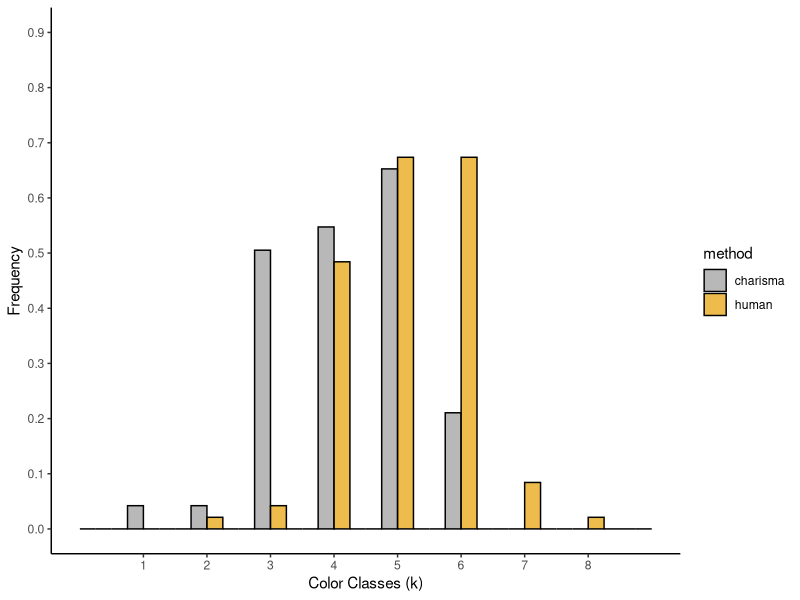
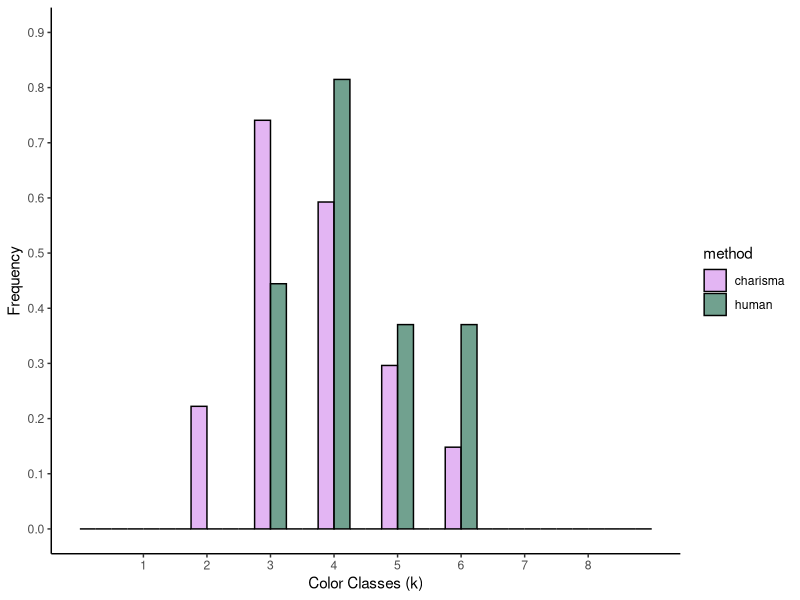
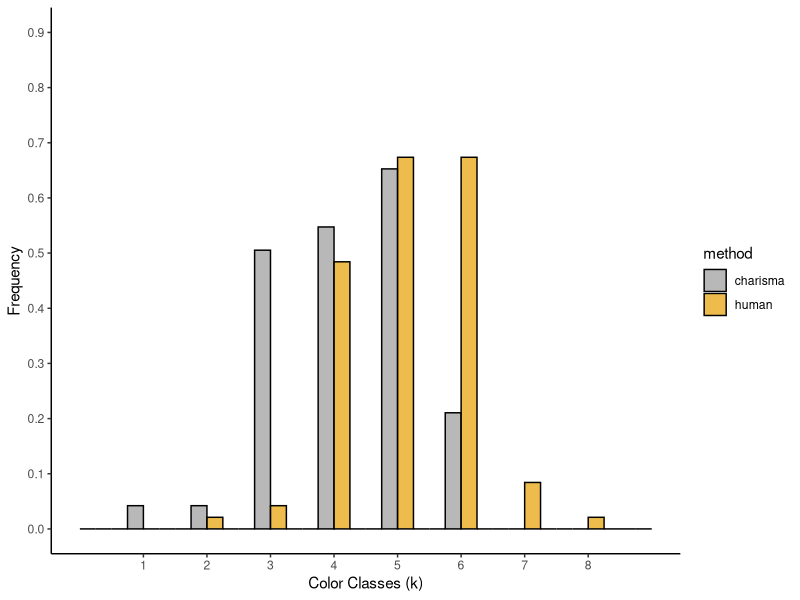
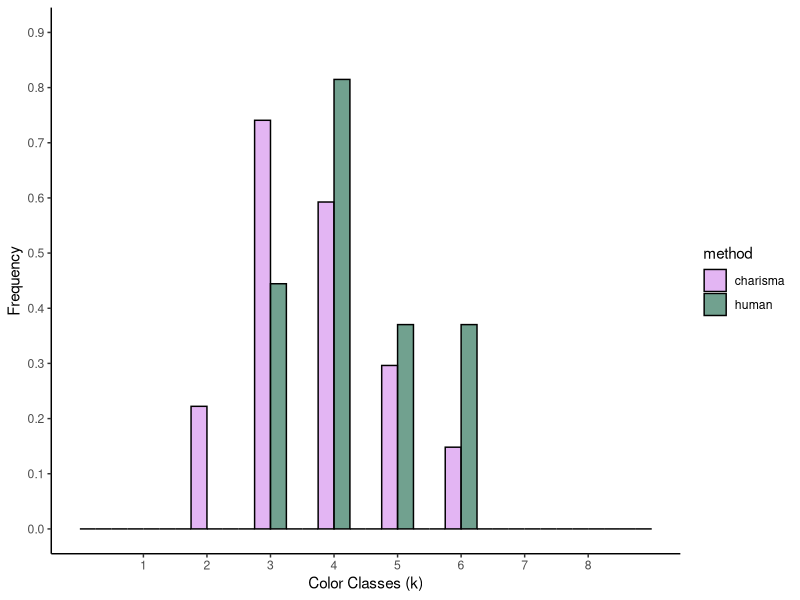
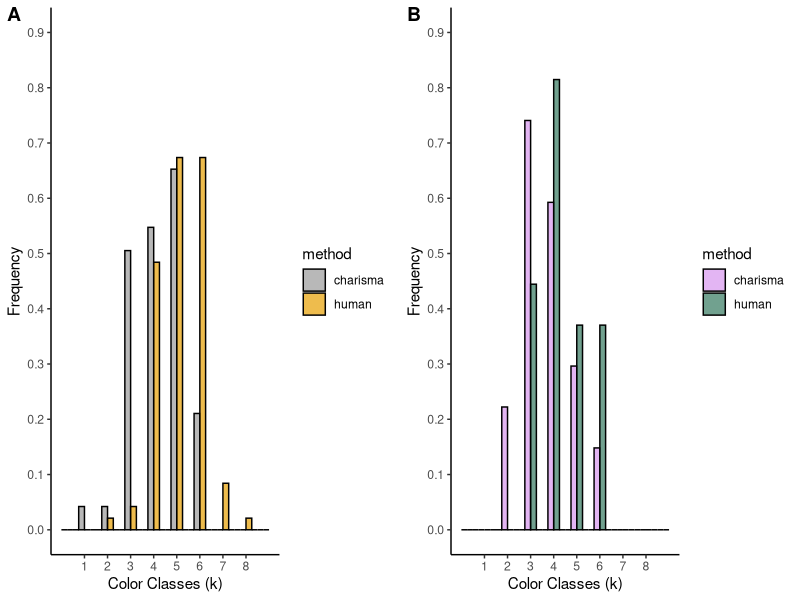

The R source for these figures, in order:
## setup
wd <- "~/Dropbox/School/UCLA MS Biology/Coursework/EEB C202/eeb_c202_final_project"
setwd(wd)

library(tidyverse)
library(ggpubr)

## load in data
fish <- read.csv("datasets/chaets_all_cleaned.csv", header = T, sep = ",")
birds <- read.csv("datasets/tanager_all_cleaned.csv", header = T, sep = ",")

glimpse(fish)
glimpse(birds)

## visualize
### https://stackoverflow.com/questions/6957549/overlaying-histograms-with-ggplot2-in-r
plot_multi_histogram <- function(df, feature, label_column, x_lab, color_pal) {
  plt <- ggplot(df, aes(x=eval(parse(text=feature)), fill=eval(parse(text=label_column)))) +
    geom_histogram(alpha=0.7, position="dodge", aes(y = ..density..), color="black", binwidth = .5) +
    #geom_density(alpha=0.7) +
    #geom_vline(aes(xintercept=mean(eval(parse(text=feature)))), color="black", linetype="dashed", size=1) +
    #labs(x=feature, y = "Frequency") +
    labs(x=x_lab, y = "Frequency") +
    scale_color_manual(values=color_pal) +
    scale_fill_manual(values=color_pal) +
    scale_x_continuous(breaks = seq(1, 8, by = 1), limits = c(0,9)) +
    scale_y_continuous(breaks = seq(0, 0.9, by = 0.1), limits = c(0,0.9)) +
    theme_classic()
  plt + guides(fill=guide_legend(title=label_column))
}

## make plots and save
fish_hist <- plot_multi_histogram(fish, 'k', 'method', "Color Classes (k)", c("#999999", "#E69F00"))
fish_hist
ggsave("figures/fish_k_histogram.pdf", fish_hist)

birds_hist <- plot_multi_histogram(birds, 'k', 'method', "Color Classes (k)", c("#d795ed", "#34785f"))
birds_hist
ggsave("figures/birds_k_histogram.pdf", birds_hist)


combo_hist <- ggarrange(fish_hist, birds_hist, 
                     labels = c("A", "B"), ncol = 2, nrow = 1)
ggsave("figures/fish_birds_hist_combined.pdf", width = 10, height = 5)
